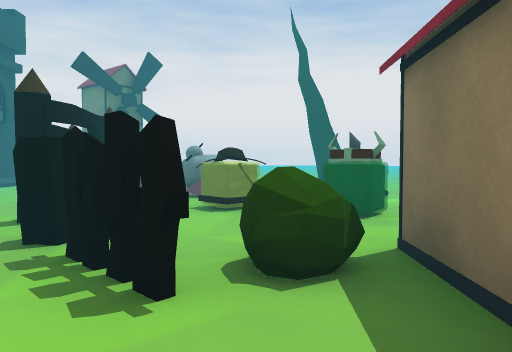
[1] (above)

16 first-person views from a walk through a Unity game level. The camera is 1.3 m above the floor, tilts 2° down and sees 70° across. Doors are open. The floor is counted in squares, 2 m on a side. Each view is taken from the middle of a square. On the plan, view 1 faces up. The plan holds only what a view shows up to about 11 squares ahead; the rest is blank. The place goes on beyond the plan. Some surface patterns are stand-ins.

[2]
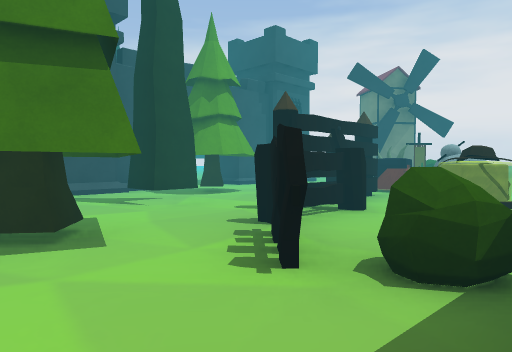

[3]
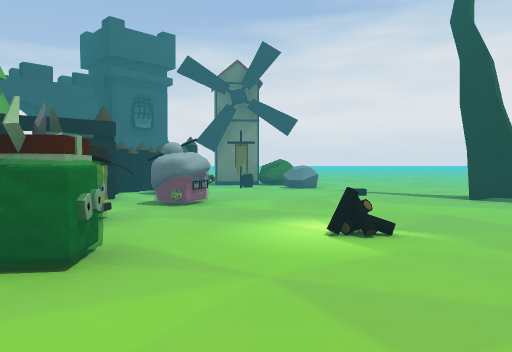

[4]
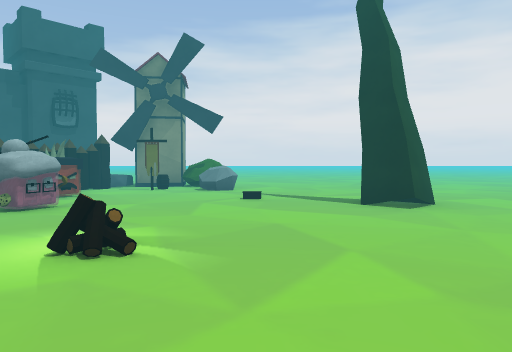

[5]
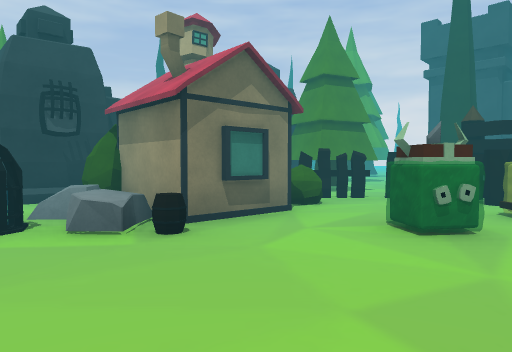

[6]
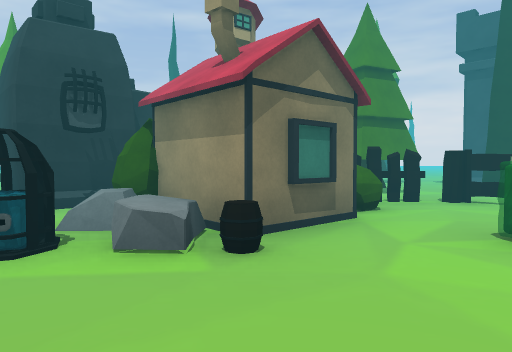

[7]
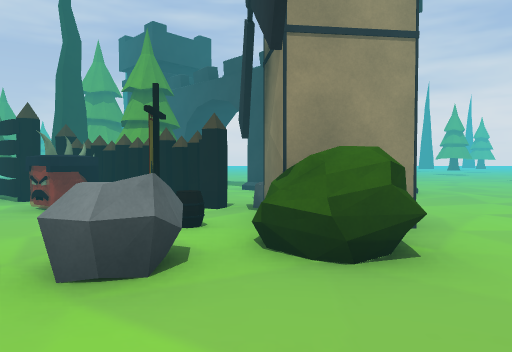

[8]
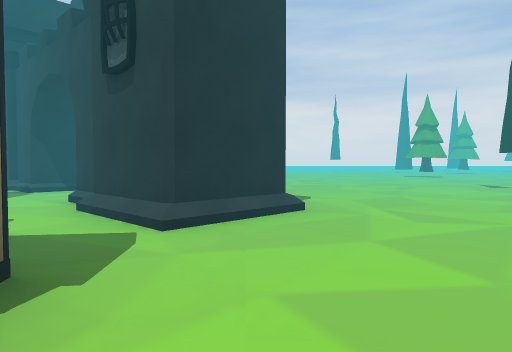

[9]
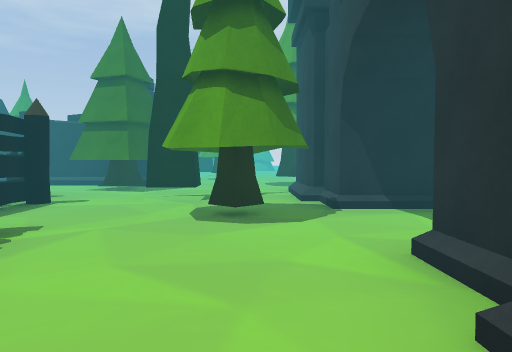

[10]
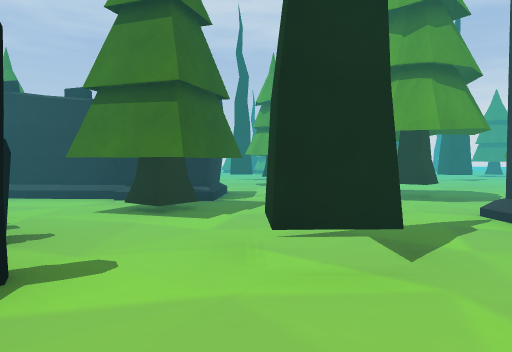

[11]
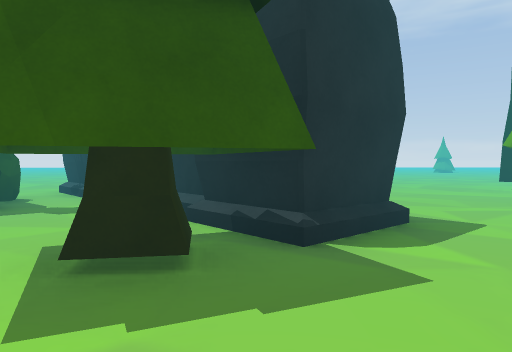

[12]
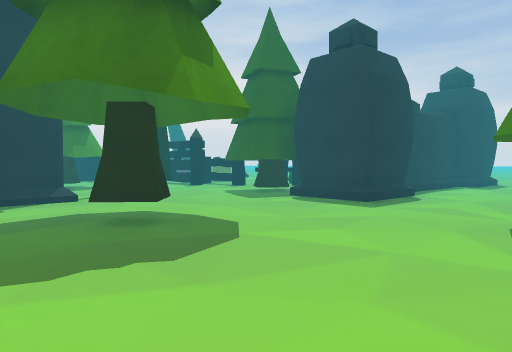

[13]
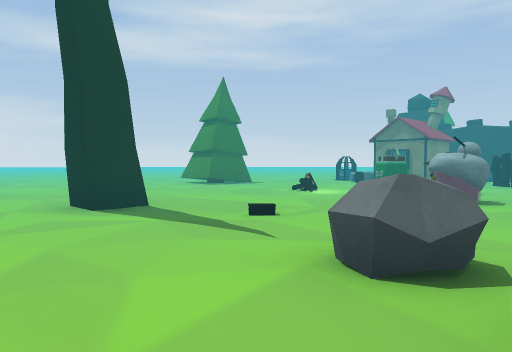

[14]
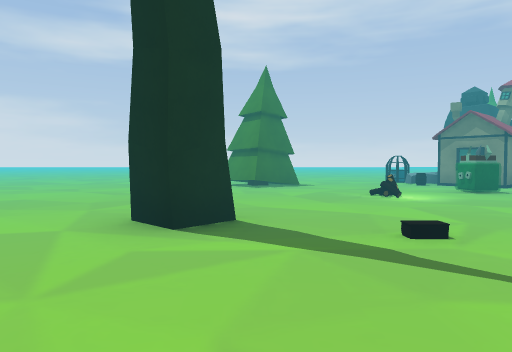

[15]
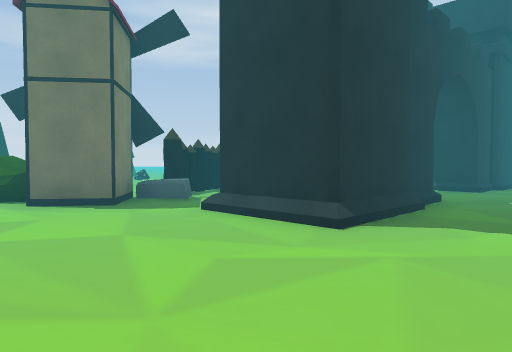

[16]
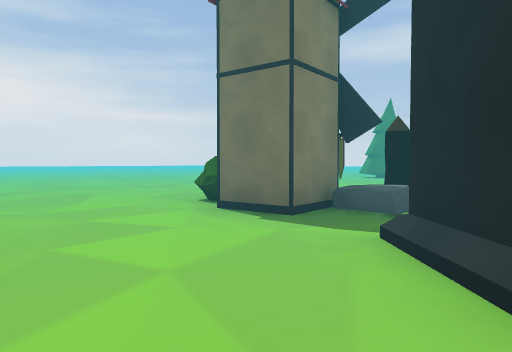

### Floor plan
Key: @ floor where view 1 was taken; # wall or solid block; . floor; / step, stairs or slope; D open door; P pole; L plank; B bonfire; C cone; F fence; U bush; H house; T tree; R rock; G gate; A cage; O other object.
Columns run from 17 left of view 1 to 5 right of it. Each row starts with its distance up from view 1.
 14       ................
 13     ..........U........
 12 ............H#UR...#T..
 11 ............RHO........
 10  .......###.RPO........
  9   ......###..G.........
  8    ... ..#...GO........
  7        ..D....PLO..B...
  6        .DDDTT.CLOO.....
  5         /D.TT..LFOO....
  4         /O.....CF......
  3           #.T..FF.../O.
  2          ##...TTFU###A.
  1          .....T#..H#RR
  0          .....TT.@..U..
 -1         ..T...#####O#..
 -2        .......#O...##
 -3        ..............
 -4        ..........   T
 -5        .....T#..
 -6              ....
 -7               ...
 -8              T...
 -9               ...
-10               ..

Positions as (right, up) in squares from view 1, and headings:
1: (0, 0), facing up
2: (1, 0), facing up-left
3: (4, 4), facing up-left
4: (5, 6), facing up-left
5: (5, 6), facing down-left
6: (5, 5), facing down-left
7: (-1, 14), facing down-left
8: (-5, 14), facing down-left
9: (-6, 10), facing down
10: (-4, 6), facing down
11: (-5, 2), facing down-right
12: (-9, -5), facing up-right
13: (-3, 14), facing down-right
14: (-1, 14), facing down-right
15: (-11, 14), facing down-right
16: (-10, 12), facing right
